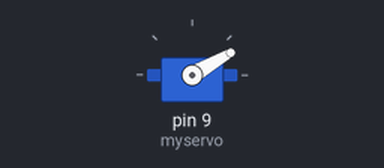
This sketch was run on a simulated Arduino Uno, built with avr-gcc and run on an emulated ATmega328P. Shown: servo. What the sketch prints to the serial monitor is not drawn.

Above: at 0.05 s.
At 0.5 s:
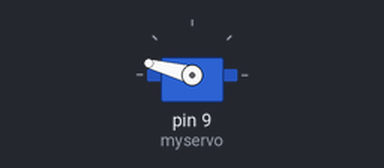
At 0.75 s:
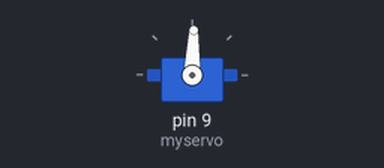
At 1.0 s:
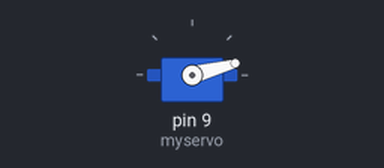
Timing chart, 0 to 3.0 s (numbered marks = the images above):
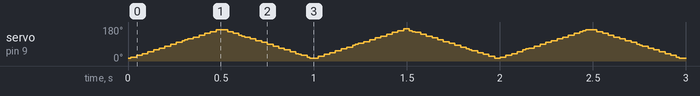

The sketch:

lab5part1.ino
```cpp
#include <Servo.h>
Servo myservo; // create servo object to control a servo
// a maximum of eight servo objects can be created
int pos = 0; // variable to store the servo position

void setup() {
myservo.attach(9); // attaches the servo on pin 9 to the servo object
Serial.begin(9600);
}
void loop() {
for(pos = 700; pos < 2300; pos += 50) // goes from 0 degrees to 180 degrees
{ // in steps of 1 degree
myservo.writeMicroseconds(pos); // tell servo to go to position in variable 'pos'
delay(15); // waits 15ms for the servo to reach the position
Serial.println(pos);
}
for(pos = 2300; pos>=700; pos-=50) // goes from 180 degrees to 0 degrees
{
myservo.writeMicroseconds(pos); // tell servo to go to position in variable 'pos'
delay(15); // waits 15ms for the servo to reach the position
Serial.println(pos);
}
}
```
